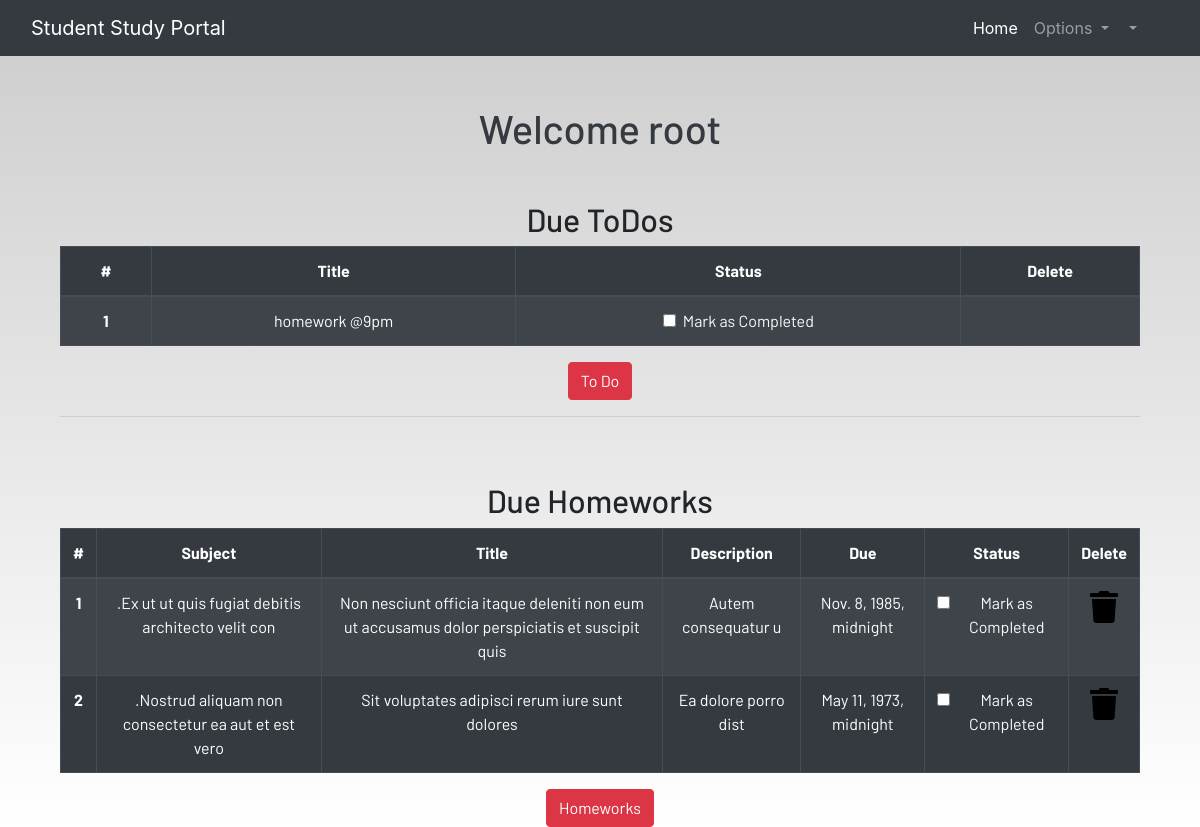
Screenshot of /profile/ (signed in) with the database file from the repository.
### dashbord/models.py (models this page shows, shortened)
class Todo(models.Model):
    user = models.ForeignKey(User, on_delete=models.CASCADE)
    title = models.CharField(max_length=100)
    is_finished = models.BooleanField(default=False)

class Homework(models.Model):
    user = models.ForeignKey(User, on_delete=models.CASCADE)
    subject = models.CharField(max_length=50)
    title = models.CharField(max_length=100)
    description = models.TextField()
    due = models.DateTimeField()
    is_finished = models.BooleanField(default=False)

### dashbord/views.py (the view)
# urls.py: path("profile/",views.user_profile, name="profile"),
@login_required(login_url='login')
def user_profile(request):
    homewroks = Homework.objects.filter(is_finished=False,user=request.user)
    todos = Todo.objects.filter(is_finished=False,user=request.user)
    if len(homewroks) == 0:
        homeworks_done = True
    else:
        homeworks_done = False
    if len(todos) == 0:
        todo_done = True
    else:
        todo_done = False
    context = {
        'homeworks':homewroks,
        'todos':todos,
        'homeworks_done':homeworks_done,
        'todo_done':todo_done
    }
    return render(request, 'dashboard/profile.html', context)

### dashbord/templates/dashboard/profile.html
{% extends 'dashboard/base.html' %}
{% load static %}
{% block content %}
<section class="text-center">
    <h1 class="text-dark">Welcome {{user.username}}</h1>
    <div class="container mt-5">
        {% if not todo_done %}
        <h2>Due ToDos</h2>
        <table class="table table-striped table-bordered table-hover table-dark">
            <thead>
                <tr>
                    <th scope="col">#</th>
                    <th scope="col">Title</th>
                    <th scope="col">Status</th>
                    <th scope="col">Delete</th>
                </tr>
            </thead>
            <tbody>
                {% for todo in todos %}
                <tr>
                    <th scope="row">{{forloop.counter}}</th>
                    <td>{{todo.title}}</td>
                    <td>
                        <a href="{% url 'update_todo' todo.id %}">
                            <div class="form-check">
                                {% if todo.is_finished %}
                                <input class="form-check-input" type="checkbox" value="" checked>
                                {% else %}
                                <input class="form-check-input" type="checkbox" value="">
                                {% endif %}
                                <label class="form-check-label text-light" for="flexCheckDefault">
                                    Mark as Completed
                                </label>
                            </div>
                        </a>
                    </td>
                    <td><a href="{% url 'deletetodo' todo.id %}><i class="fa fa-trash fa-2x"></i></a></td>
                </tr>
                {% endfor %}
            </tbody>
        </table>
        {% else %}
            <h3>All Todos are completed!!!!</h3>
        {% endif %}
        <a href="{% url 'todo' %}" class="btn btn-danger">To Do</a>
        <hr>
        {% if not homeworks_done %}
        <br><br>
        <h2>Due Homeworks</h2>
        <table class="table table-striped table-bordered table-hover table-dark">
            <thead>
                <tr>
                    <th scope="col">#</th>
                    <th scope="col">Subject</th>
                    <th scope="col">Title</th>
                    <th scope="col">Description</th>
                    <th scope="col">Due</th>
                    <th scope="col">Status</th>
                    <th scope="col">Delete</th>
                </tr>
            </thead>
            <tbody>
                {% for homework in homeworks %}
                <tr>
                    <th scope="row">{{forloop.counter}}</th>
                    <td>.{{homework.subject}}</td>
                    <td>{{homework.title}}</td>
                    <td>{{homework.description}}</td>
                    <td>{{homework.due}}</td>
                    <td>
                        <a href="{% url 'updatehomework' homework.id %}">
                            <div class="form-check">
                                {% if homework.is_finished %}
                                <input class="form-check-input" type="checkbox" value="" checked>
                                {% else %}
                                <input class="form-check-input" type="checkbox" value="" >
                                {% endif %}
                                <label class="form-check-label text-light" for="flexCheckDefault">
                                    Mark as Completed
                                </label>
                            </div>
                        </a>
                    </td>
                    <td><a href="{% url 'deletehomework' homework.id %}"><i class="fa fa-trash fa-2x"></i></a></td>
                </tr>
                {% endfor %}
            </tbody>
        </table>
        {% else %}
            <h3>All Homeworks are completed!!!!</h3>
        {% endif %}
        <a href="{% url 'homework' %}" class="btn btn-danger">Homeworks</a>
    </div>
</section>
{% endblock content %}

### static/css/main.css (style rules this page uses)
html { scroll-behavior: smooth; height: 100%; width: 100%; }
a { text-decoration: none !important; color: black; }
html, body { max-width: 100%; overflow-x: hidden; height: 100%; width: 100%; }
body { background: linear-gradient(rgba(0, 0, 0, 0.2), rgba(255, 255, 255, 0.5)); overflow-x: hidden; background-repeat: no-repeat; }
.fa { color: black; }

### rows the page displays
Todo: title "homework @9pm"
Homework: subject "Ex ut ut quis fugiat debitis architecto velit con", title "Non nesciunt officia itaque deleniti non eum ut accusamus dolor perspiciatis et suscipit quis", description "Autem consequatur u", due "Nov. 8, 1985, midnight"
Homework: subject "Nostrud aliquam non consectetur ea aut et est vero", title "Sit voluptates adipisci rerum iure sunt dolores", description "Ea dolore porro dist", due "May 11, 1973, midnight"

### other values shown
{{ user.username }} "root"
